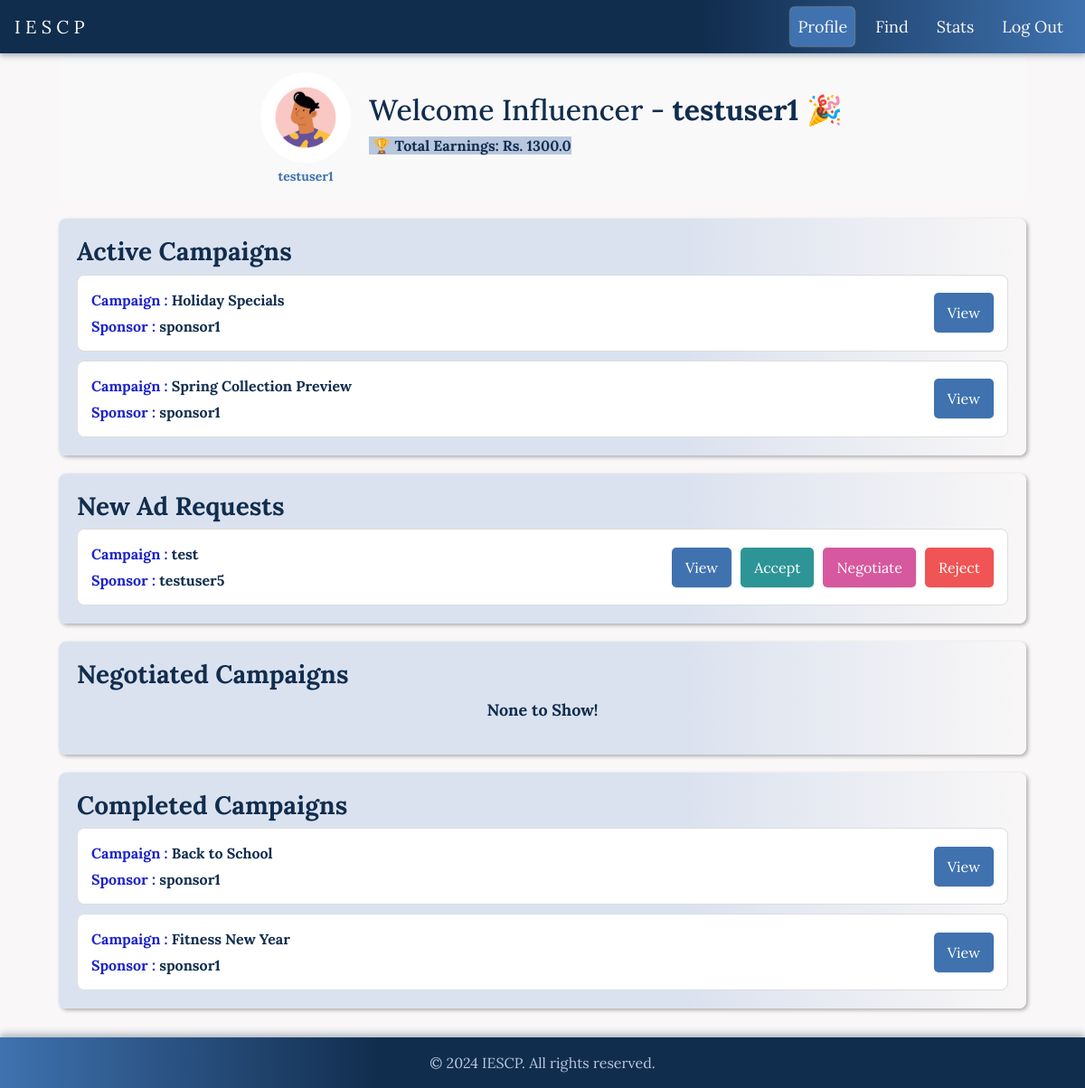
The app's page /influencer/dashboard (signed in), older data.
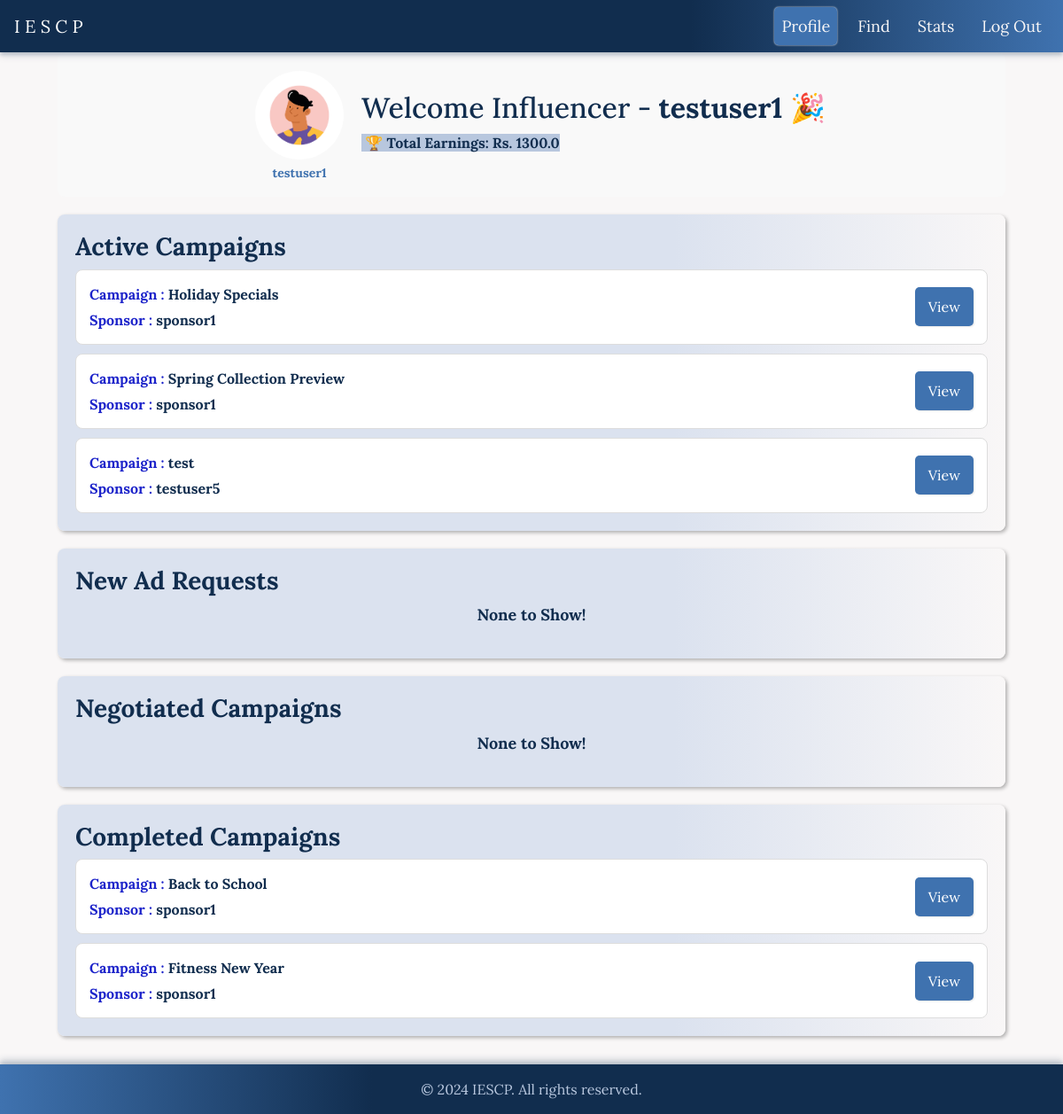
The same page, newer data.
### app/models.py (models this page shows, shortened)
class AdRequest(db.Model):
    id = db.Column(db.Integer, primary_key=True)
    campaign_id = db.Column(db.Integer, db.ForeignKey('campaign.id'), nullable=False)
    influencer_id = db.Column(db.Integer, db.ForeignKey('user.id'), nullable=False)
    messages = db.Column(db.Text, nullable=True)
    requirements = db.Column(db.Text, nullable=False)
    payment_amount = db.Column(db.Float, nullable=False)
    status = db.Column(db.String(10), nullable=False)

class Campaign(db.Model):
    id = db.Column(db.Integer, primary_key=True)
    name = db.Column(db.String(64), nullable=False)
    description = db.Column(db.Text, nullable=False)
    start_date = db.Column(db.DateTime, default=datetime.utcnow)
    end_date = db.Column(db.DateTime)
    budget = db.Column(db.Float, nullable=False)
    visibility = db.Column(db.String(10), nullable=False)
    goals = db.Column(db.Text, nullable=False)
    sponsor_id = db.Column(db.Integer, db.ForeignKey('user.id'), nullable=False)
    ad_requests = db.relationship('AdRequest', backref='campaign', lazy=True)

class User(db.Model):
    id = db.Column(db.Integer, primary_key=True)
    username = db.Column(db.String(64), unique=True, nullable=False)
    email = db.Column(db.String(120), unique=True, nullable=False)
    password_hash = db.Column(db.String(128))
    role = db.Column(db.String(64), nullable=False)
    campaigns = db.relationship('Campaign', backref='sponsor', lazy=True)
    ad_requests = db.relationship('AdRequest', backref='influencer', lazy=True)

### app/routes.py (the view)
@app.route('/influencer/dashboard')
def influencer_dashboard():
    user_id = session.get('user_id')  # Assuming user_id is stored in session after login
    user = User.query.get(user_id)
    if not user or user.role != 'influencer':
        return redirect(url_for('login'))
    ad_requests = db.session.query(
    AdRequest,
    Campaign,
    User.username.label('sponsor_name'),
    func.coalesce(Negotiations.new_amount, 0.0).label('new_amount')
    ).join(Campaign, AdRequest.campaign_id == Campaign.id
    ).join(User, Campaign.sponsor_id == User.id
    ).outerjoin(Negotiations, AdRequest.id == Negotiations.ad_id
    ).filter(
    AdRequest.influencer_id == user_id
    ).all()
    active_campaigns = []
    campaign_requests = []
    completed = []
    negotiated = []
    others = []
    current_date = datetime.utcnow()
    for ad_request, campaign, sponsor_name, new_amount in ad_requests:
        if ad_request.status in ['Accepted']:
            active_campaigns.append((ad_request, campaign, sponsor_name, new_amount))
        elif ad_request.status in ['Pending']:
            campaign_requests.append((ad_request, campaign, sponsor_name, new_amount))
        elif ad_request.status in ['Completed']:
            completed.append((ad_request, campaign, sponsor_name, new_amount))
        elif ad_request.status in ['Negotiated']:
            negotiated.append((ad_request, campaign, sponsor_name, new_amount))
        else:
            others.append((ad_request, campaign, sponsor_name, new_amount))
    total_earnings = db.session.query(db.func.sum(AdRequest.payment_amount)).filter_by(
        influencer_id=user_id,
        status='Completed'
    ).scalar() or 0.00
    return render_template('influencer_dashboard.html',
                           username=user.username,
                           active_campaigns=active_campaigns,
                           campaign_requests=campaign_requests,
                           total_earnings=total_earnings,
                           completed_campaigns=completed,
                           negotiated_requests=negotiated,
                           title='Influencer Dashboard',
                           active_page='profile')

### app/templates/influencer_dashboard.html (shortened to what the changed rows need)
{% extends "navbar_after_login.html" %}
{% block styles %}
  <link rel="stylesheet" href="{{ url_for('static', filename='/css/influencer_dashboard.css') }}">
{% endblock %}
{% block content %}
<div class="dashboard">
    <div class="profile-section">
        <div class="welcome-text">
            <h2>Welcome Influencer - <b>{{username}}</b> <span class="party-popper">🎉</span></h2>
        </div>
    </div>
    <div class="campaign-section">
        <div class="campaign-list">
            {% if active_campaigns %}
            {% for ad_request, campaign, sponsor_name, new_amount in active_campaigns %}
                <div class="campaign-tab">
                    <div class="campaign-info">
                        <span><strong style="color:#1D24CA">Campaign : </strong> <b>{{ campaign.name }}</b></span>
                        <span><strong style="color:#1D24CA">Sponsor : </strong> <b>{{ sponsor_name }}</b></span>
                    </div>
                    <div class="campaign-actions">
                        <button class="btn btn-view" data-toggle="modal" data-target="#campaignModal"
                                data-campaign-name="{{ campaign.name }}"
                                data-sponsor-name="{{sponsor_name}}"
                                data-campaign-description="{{ campaign.description }}"
                                data-campaign-requirements="{{ ad_request.requirements }}"
                                data-campaign-payment="{{ ad_request.payment_amount }}"
                                data-campaign-status="{{ ad_request.status }}"
                                data-campaign-messages="{{ ad_request.messages }}">View</button>
                    </div>
                </div>
                {% endfor %}
                {% else %}
                <p style="text-align: center; font-size: large; font-weight: bold;">None to Show!</p>
                {% endif %}
        </div>
    </div>
    <div class="request-section">
        <div class="request-list">
            {% if campaign_requests %}
            {% for ad_request, campaign, sponsor_name,new_amount in campaign_requests %}
                <div class="request-tab">
                    <div class="request-info">
                        <span><strong style="color:#1D24CA">Campaign : </strong> <b>{{ campaign.name }}</b></span>
                        <span><strong style="color:#1D24CA">Sponsor : </strong> <b>{{ sponsor_name }}</b></span>
                    </div>
                    <div class="request-actions">
                        <button class="btn btn-view" data-toggle="modal" data-target="#adModal"
                                data-campaign-name="{{ campaign.name }}"
                                data-sponsor-name="{{sponsor_name}}"
                                data-campaign-description="{{ campaign.description }}"
                                data-campaign-requirements="{{ ad_request.requirements }}"
                                data-campaign-payment="{{ ad_request.payment_amount }}">View</button>
                        <button class="btn btn-accept" data-ad-request-id="{{ ad_request.id }}">Accept</button>
                        <button class="btn btn-view btn-negotiate" data-ad-request-id="{{ ad_request.id }}">Negotiate</button>
                        <button class="btn btn-reject" data-ad-request-id="{{ ad_request.id }}">Reject</button>
                    </div>
                </div>
                {% endfor %}
                {% else %}
                <p style="text-align: center; font-size: large; font-weight: bold;">None to Show!</p>
                {% endif %}
        </div>
    </div>
    <div class="campaign-section">
        <div class="campaign-list">
            {% if completed_campaigns %}
            {% for ad_request, campaign, sponsor_name,new_amount in completed_campaigns %}
                <div class="campaign-tab">
                    <div class="campaign-info">
                        <span><strong style="color:#1D24CA">Campaign : </strong> <b>{{ campaign.name }}</b></span>
                        <span><strong style="color:#1D24CA">Sponsor : </strong> <b>{{ sponsor_name }}</b></span>
                    </div>
                    <div class="campaign-actions">
                        <button class="btn btn-view" data-toggle="modal" data-target="#campaignModal"
                                data-campaign-name="{{ campaign.name }}"
                                data-sponsor-name="{{sponsor_name}}"
                                data-campaign-description="{{ campaign.description }}"
                                data-campaign-requirements="{{ ad_request.requirements }}"
                                data-campaign-payment="{{ ad_request.payment_amount }}"
                                data-campaign-status="{{ ad_request.status }}"
                                data-campaign-messages="{{ ad_request.messages }}">View</button>
                    </div>
                </div>
                {% endfor %}
                {% else %}
                <p style="text-align: center; font-size: large; font-weight: bold;">None to Show!</p>
                {% endif %}
        </div>
    </div>
    <br>
    <br>
{% endblock %}

Row changes from the older to the newer data that the page shows:
changed AdRequest "test": moves from the list under "New Ad Requests" to the list under "Active Campaigns"
Text that changed along with them:
text now shown: "None to Show!"
